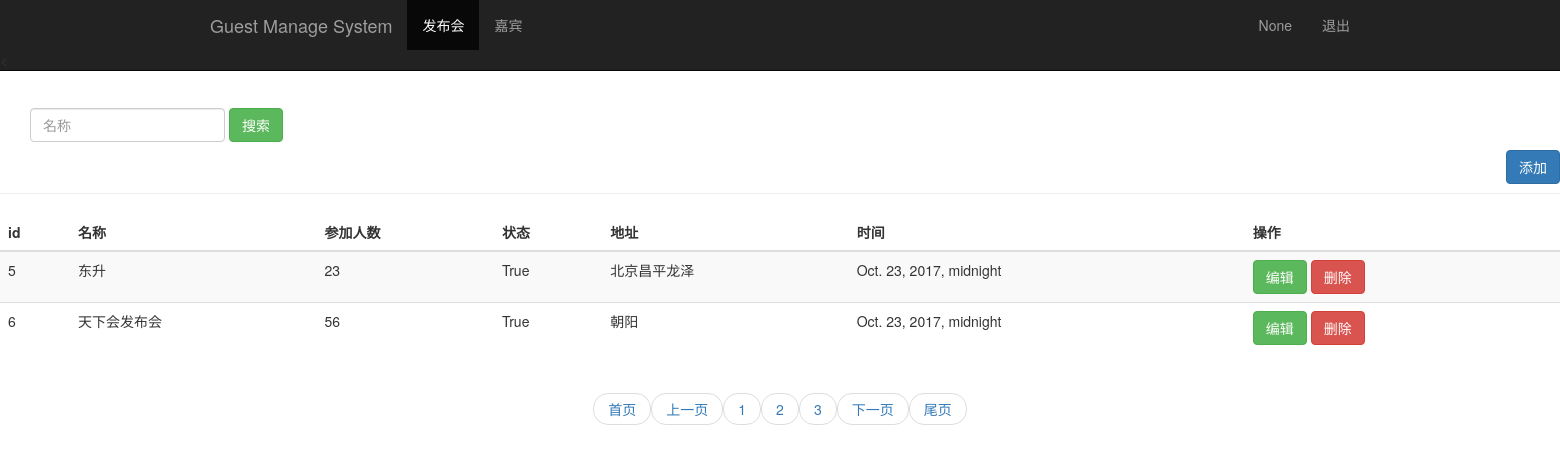
Screenshot of /event_manage?page=2 with the database file from the repository.
### text/models.py (models this page shows, shortened)
class Event(models.Model):
    name = models.CharField(max_length=100)                                                             #发布会标题
    limit = models.IntegerField()                                                                       #参加人数
    status = models.BooleanField()                                                                      #状态
    address = models.CharField(max_length=200)                                                          #地址
    start_time = models.DateTimeField("events time")                                                   #发布会时间
    create_time = models.DateTimeField(auto_now=True)                                                   #自动获取当前时间

### text/views.py (the view)
# urls.py: url(r'^event_manage',views.event_manage),
def event_manage(request):
    eventinfor_list= Event.objects.all().count()
    EVENT_LIST= Event.objects.all()
    username = request.session.get("user")
    pager_obj = Pagination(request.GET.get('page', 1), eventinfor_list, request.path_info, request.GET)
    event_list = EVENT_LIST[pager_obj.start:pager_obj.end]
    html = pager_obj.page_html()
    return render(request, 'event_manage.html', {'user': username,"events":event_list,"page_html": html})

### utils/pager.py (called while the page is built)
    @property
    def start(self):
        return (self.current_page - 1) * self.per_page_count

    @property
    def end(self):
        return self.current_page * self.per_page_count

### templates/event_manage.html (shortened to what this page needs)
<!DOCTYPE html>
<html lang="en">
<head>
        <link rel="stylesheet" href="/static/bootstrap-3.3.7/css/bootstrap.min.css">
</head>
<body role="document">
<nav class="navbar navbar-inverse navbar-fixed-top">
    <div class="container">
        <div class="navbar-header">
            <a href="/event_manage/" class="navbar-brand">Guest Manage System</a>
        </div>
        <div id="navbar" class="coolapse navbar-collapse">
            <ul class="nav navbar-nav">
                <li class="active"><a href="#">发布会</a></li>
                <li ><a href="/guest_manage/">嘉宾</a></li>
            </ul>
            <ul class="nav navbar-nav navbar-right">
                <li><a href="#">{{ user }}</a></li>
                <li ><a href="/logout/">退出</a></li>
            </ul>
        </div>
    </div>
<</nav>
<div class="page-header" style="padding-top: 60px;">
    <div id="navbar" class="navbar-collapse collapse">
        <form class="navbar-form" method="get" action="/search_name/">
            <div class="form-group">
                <input type="text" name="name" placeholder="名称" class="form-control">
            </div>
            <button type="submit" class="btn btn-success">搜索</button>
        </form>
    </div>
    <div>
        <a href="/event_add/" style="padding-left: 1506px;">
            <button class="btn btn-primary" >添加</button>
        </a>
    </div>
</div>
<div class="row" >
    <div class="col-md-12">
        <table class="table table-striped">
            <thead>
            <tr>
                <th>id</th>
                <th>名称</th>
                <th>参加人数</th>
                <th>状态</th>
                <th>地址</th>
                <th>时间</th>
                <th>操作</th>
            </tr>
            </thead>
            <tbody>
            {% for event in events %}
                <tr>
                <td>{{ event.id }}</td>
                <td>{{ event.name }}</td>
                    <td>{{ event.limit }}</td>
                <td>{{ event.status }}</td>
                <td>{{ event.address }}</td>
                <td>{{ event.start_time }}</td>
                <td>
                    <a href="/event_edit/{{ event.id }}">
                        <button class="btn btn-success">编辑</button>
                    </a>
                    <a href="/event_del/{{ event.id }}">
                         <button class="btn btn-danger">删除</button>
                    </a>
                </td>
                </tr>
            {% endfor %}
            </tbody>
        </table>
    </div>
</div>
  <div class="pager">
        {{ page_html|safe }}
    </div>
</body>
</html>

### rows the page displays
Event: id "5", name "东升", limit "23", status "True", address "北京昌平龙泽", start_time "Oct. 23, 2017, midnight"
Event: id "6", name "天下会发布会", limit "56", status "True", address "朝阳", start_time "Oct. 23, 2017, midnight"

### other values shown
{{ user }} "None"
{{ page_html|safe }} "首页 上一页 1 2 3 下一页 尾页"
